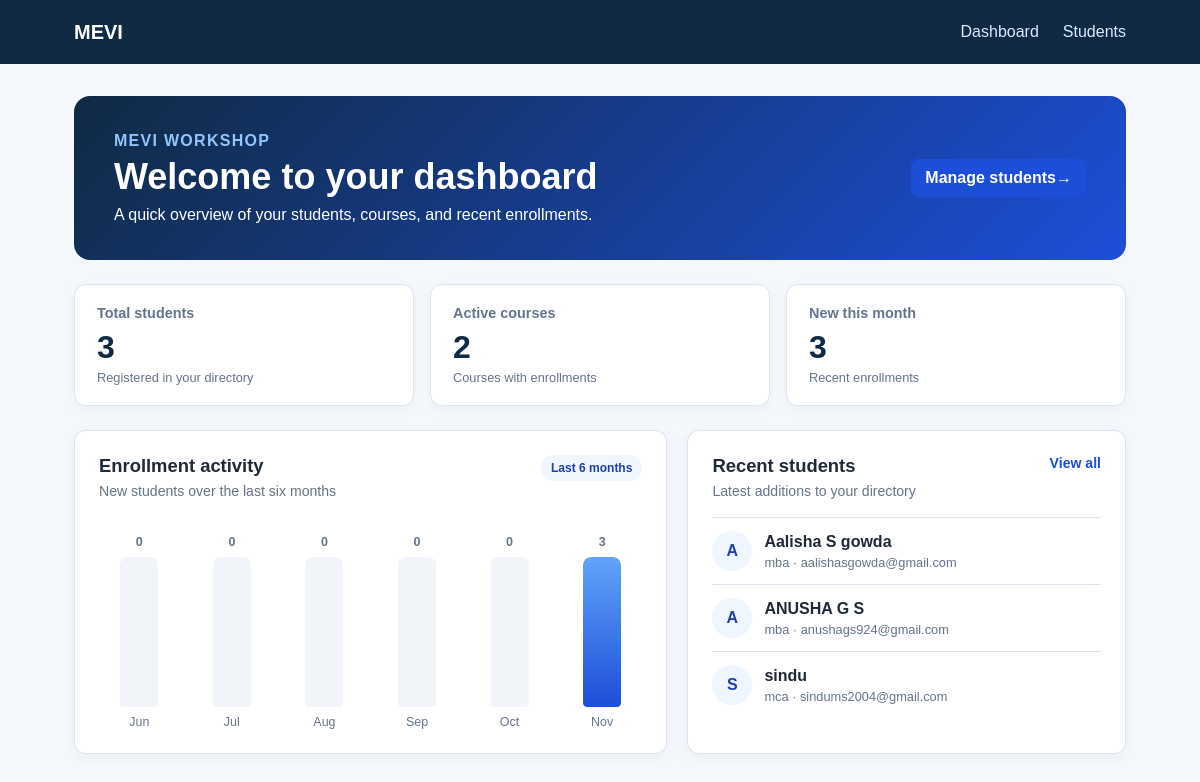
The page / on the database its author committed.
### tables this page shows
CREATE TABLE students (
                id INTEGER PRIMARY KEY AUTOINCREMENT,
                name TEXT NOT NULL,
                email TEXT NOT NULL UNIQUE,
                course TEXT NOT NULL,
                created_at TIMESTAMP DEFAULT CURRENT_TIMESTAMP
            );

### app.py (the view)
@app.route("/")
def dashboard():
    db = get_db()
    total_students = db.execute(
        "SELECT COUNT(*) FROM students"
    ).fetchone()[0]
    total_courses = db.execute(
        "SELECT COUNT(DISTINCT course) FROM students"
    ).fetchone()[0]
    today = date.today()
    current_month = date(today.year, today.month, 1)
    month_index = today.year * 12 + today.month - 1
    first_month_index = month_index - 5
    first_month_year, first_month_number = divmod(first_month_index, 12)
    first_month = date(first_month_year, first_month_number + 1, 1)
    if today.month == 12:
        next_month = date(today.year + 1, 1, 1)
    else:
        next_month = date(today.year, today.month + 1, 1)
    month_counts = {
        row["month"]: row["total"]
        for row in db.execute(
            """
            SELECT strftime('%Y-%m', created_at) AS month, COUNT(*) AS total
            FROM students
            WHERE created_at >= ? AND created_at < ?
            GROUP BY month
            """,
            (first_month.isoformat(), next_month.isoformat())
        ).fetchall()
    }
    chart_months = []
    for offset in range(6):
        index = first_month_index + offset
        year, month_number = divmod(index, 12)
        month_date = date(year, month_number + 1, 1)
        month_key = month_date.strftime("%Y-%m")
        chart_months.append({
            "label": month_date.strftime("%b"),
            "count": month_counts.get(month_key, 0),
        })
    peak_enrollments = max((month["count"] for month in chart_months), default=0)
    for month in chart_months:
        month["height"] = (
            round(month["count"] / peak_enrollments * 100)
            if peak_enrollments
            else 0
        )
    recent_students = db.execute(
        "SELECT * FROM students ORDER BY id DESC LIMIT 5"
    ).fetchall()
    return render_template(
        "index.html",
        total_students=total_students,
        total_courses=total_courses,
        new_this_month=month_counts.get(current_month.strftime("%Y-%m"), 0),
        chart_months=chart_months,
        recent_students=recent_students
    )

### app.py (called while the page is built)
def get_db():
    if "db" not in g:
        g.db = sqlite3.connect(DATABASE)
        g.db.row_factory = sqlite3.Row
    return g.db

### templates/index.html
{% extends "base.html" %}
{% block content %}
  <section class="hero">
    <div class="hero-copy">
      <p class="eyebrow">MEVI Workshop</p>
      <h1>Welcome to your dashboard</h1>
      <p>A quick overview of your students, courses, and recent enrollments.</p>
    </div>
    <a class="button hero-button" href="{{ url_for('students') }}">Manage students <span aria-hidden="true">&rarr;</span></a>
  </section>
  <section class="stats">
    <article class="stat-card">
      <span class="stat-label">Total students</span>
      <strong>{{ total_students }}</strong>
      <span class="stat-note">Registered in your directory</span>
    </article>
    <article class="stat-card">
      <span class="stat-label">Active courses</span>
      <strong>{{ total_courses }}</strong>
      <span class="stat-note">Courses with enrollments</span>
    </article>
    <article class="stat-card">
      <span class="stat-label">New this month</span>
      <strong>{{ new_this_month }}</strong>
      <span class="stat-note">Recent enrollments</span>
    </article>
  </section>
  <section class="dashboard-grid">
    <article class="panel">
      <div class="panel-heading">
        <div>
          <h2>Enrollment activity</h2>
          <p class="muted">New students over the last six months</p>
        </div>
        <span class="period-badge">Last 6 months</span>
      </div>
      <div class="chart" role="img" aria-label="Monthly enrollments for the last six months">
        {% for month in chart_months %}
          <div class="chart-column">
            <span class="chart-count" data-count="{{ month.count }}">{{ month.count }}</span>
            <div class="chart-track">
              <div class="chart-bar" style="height: {{ month.height }}%"></div>
            </div>
            <span class="chart-month">{{ month.label }}</span>
          </div>
        {% endfor %}
      </div>
    </article>
    <article class="panel recent-panel">
      <div class="panel-heading">
        <div>
          <h2>Recent students</h2>
          <p class="muted">Latest additions to your directory</p>
        </div>
        <a class="text-link" href="{{ url_for('students') }}">View all</a>
      </div>
      {% if recent_students %}
        <div class="recent-list">
          {% for student in recent_students %}
            <div class="recent-row">
              <span class="student-avatar" aria-hidden="true">{{ student.name[:1]|upper }}</span>
              <div class="student-summary">
                <strong>{{ student.name }}</strong>
                <span>{{ student.course }} <span aria-hidden="true">&middot;</span> {{ student.email }}</span>
              </div>
            </div>
          {% endfor %}
        </div>
      {% else %}
        <div class="empty-state compact-empty">
          <h3>No students yet</h3>
          <p><a href="{{ url_for('students') }}">Add your first student</a> to see them here.</p>
        </div>
      {% endif %}
    </article>
  </section>
{% endblock %}

### templates/base.html (shortened to what this page needs)
<!doctype html>
<html lang="en">
  <head>
    <link rel="stylesheet" href="{{ url_for('static', filename='styles.css') }}">
  </head>
  <body>
    <header class="site-header">
      <nav class="nav">
        <a class="brand" href="{{ url_for('dashboard') }}">MEVI</a>
        <a href="{{ url_for('dashboard') }}">Dashboard</a>
        <a href="{{ url_for('students') }}">Students</a>
      </nav>
    </header>
    <main class="container">
      {% block content %}{% endblock %}
    </main>
  </body>
</html>

### static/styles.css (style rules this page uses)
:root { --navy: #102a43; --blue: #1d4ed8; --blue-dark: #1e40af; --light-blue: #eff6ff; --surface: #ffffff; --background: #f4f7fb; --text: #1f2937; --muted: #64748b; --border: #dbe4ef; --danger: #b42318; }
* { box-sizing: border-box; }
body { margin: 0; font-family: Arial, sans-serif; color: var(--text); background: var(--background); }
a { color: var(--blue); }
.site-header { background: var(--navy); }
.nav { max-width: 1100px; height: 64px; margin: auto; padding: 0 24px; display: flex; align-items: center; gap: 24px; }
.nav a { color: #dbeafe; text-decoration: none; }
.nav .brand { color: #fff; font-size: 1.25rem; font-weight: 800; margin-right: auto; }
.container { max-width: 1100px; margin: auto; padding: 32px 24px 64px; }
.hero { padding: 36px 40px; border-radius: 16px; color: #fff; background: linear-gradient(135deg, var(--navy), var(--blue)); }
.hero h1 { margin: 6px 0 8px; font-size: 2.25rem; }
.hero p { margin: 0; }
.hero { display: flex; align-items: center; justify-content: space-between; gap: 24px; }
.hero-copy { max-width: 620px; }
.hero-button { flex: 0 0 auto; color: var(--navy); background: #fff; }
.eyebrow { color: #93c5fd; font-weight: 700; text-transform: uppercase; letter-spacing: .08em; }
.stats { display: grid; grid-template-columns: repeat(3, minmax(0, 1fr)); gap: 16px; margin: 24px 0; }
.stats article { display: flex; flex-direction: column; padding: 20px 22px; background: var(--surface); border: 1px solid var(--border); border-radius: 12px; box-shadow: 0 4px 14px rgba(16, 42, 67, .04); }
.stats strong { margin: 8px 0 4px; color: var(--navy); font-size: 2rem; }
.stats .stat-label { color: var(--muted); font-size: .9rem; font-weight: 700; }
.stats .stat-note { color: var(--muted); font-size: .8rem; }
.dashboard-grid { display: grid; grid-template-columns: minmax(0, 1.15fr) minmax(320px, .85fr); gap: 20px; }
.panel { min-width: 0; padding: 24px; background: var(--surface); border: 1px solid var(--border); border-radius: 12px; box-shadow: 0 4px 14px rgba(16, 42, 67, .04); }
.panel-heading { display: flex; align-items: flex-start; justify-content: space-between; gap: 16px; }
.panel-heading h2 { margin: 0 0 6px; font-size: 1.15rem; }
.panel-heading p { margin: 0; font-size: .88rem; }
.period-badge { flex: 0 0 auto; padding: 6px 10px; color: var(--blue-dark); background: var(--light-blue); border-radius: 999px; font-size: .75rem; font-weight: 700; }
.chart { display: grid; grid-template-columns: repeat(6, minmax(0, 1fr)); gap: 12px; align-items: end; height: 210px; margin-top: 20px; padding-top: 8px; }
.chart-column { display: flex; min-width: 0; height: 100%; flex-direction: column; align-items: center; justify-content: flex-end; gap: 8px; }
.chart-count { color: var(--muted); font-size: .78rem; font-weight: 700; }
.chart-track { display: flex; width: min(100%, 38px); height: 150px; align-items: flex-end; overflow: hidden; background: #f1f5f9; border-radius: 8px 8px 4px 4px; }
.chart-bar { width: 100%; min-height: 0; background: linear-gradient(180deg, #60a5fa, var(--blue)); border-radius: 8px 8px 4px 4px; transition: height .25s ease; }
.chart-month { color: var(--muted); font-size: .78rem; }
.text-link { font-size: .88rem; font-weight: 700; text-decoration: none; }
.recent-list { margin-top: 18px; }
.recent-row { display: flex; align-items: center; gap: 12px; padding: 13px 0; border-top: 1px solid var(--border); }
.student-avatar { display: grid; width: 40px; height: 40px; flex: 0 0 40px; place-items: center; color: var(--blue-dark); background: var(--light-blue); border-radius: 50%; font-weight: 700; }
.student-summary { display: flex; min-width: 0; flex-direction: column; gap: 4px; }
.student-summary strong { overflow: hidden; text-overflow: ellipsis; white-space: nowrap; }
.student-summary > span { overflow: hidden; color: var(--muted); font-size: .8rem; text-overflow: ellipsis; white-space: nowrap; }
.muted { color: var(--muted); }
.button, .link-button, .danger-button { display: inline-flex; align-items: center; justify-content: center; min-height: 38px; padding: 8px 14px; border: 0; border-radius: 8px; font-weight: 700; text-decoration: none; cursor: pointer; }
.button, .link-button { color: #fff; background: var(--blue); }

### rows shown on the page
students: name "A", name "Aalisha S gowda", course "mba", email "aalishasgowda@gmail.com"
students: name "A", name "ANUSHA G S", course "mba", email "anushags924@gmail.com"
students: name "S", name "sindu", course "mca", email "sindums2004@gmail.com"

### other values the page prints
{{ total_students }} "3"
{{ total_courses }} "2"
{{ new_this_month }} "3"
{{ month.count }} "0" "0" "0" "0" "0" "3"
{{ month.label }} "Jun" "Jul" "Aug" "Sep" "Oct" "Nov"
